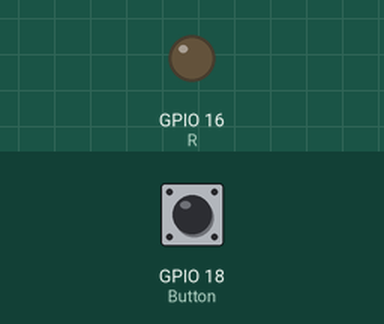
This program was run on a simulated Raspberry Pi (BCM pin numbers). Parts: output pins drawn as LEDs (lit = HIGH). The inputs (shaded band) are chosen by the test bench; at power-on: GPIO 18 (Button) HIGH.

Above: at 1.2 s.
1.3 s: GPIO 18 (Button) pulled LOW for 0.15 s
At 2.5 s:
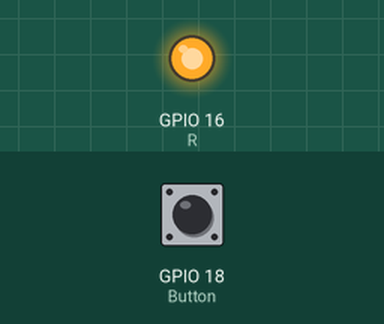
Timing chart, 0 to 4.3 s (numbered marks = the images above; inputs shaded):
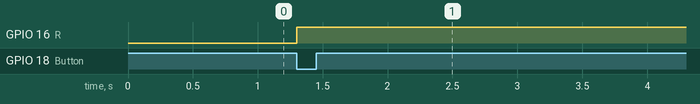

The program:

restart_shutdown.py
```python
#!/usr/bin/env python2.7
import RPi.GPIO as GPIO
from time import sleep
from subprocess import call

Button=18
GPIO.setmode(GPIO.BCM)
GPIO.setwarnings(False)
GPIO.setup(Button,GPIO.IN,pull_up_down=GPIO.PUD_UP) #action button
GPIO.setup(16, GPIO.OUT, initial=GPIO.LOW)
R = GPIO.PWM(16, 100)

def action(Button):
 R.start(100)
 timer = 0
 while True:
  if (GPIO.input(Button) == False):
   timer += 1
  else:
   if (timer > 5):
    call(['sudo shutdown -h now'], shell=True)
   elif (timer > 2):
    call(['sudo shutdown -r now'], shell=True)
   timer = 0
  sleep(1)

GPIO.add_event_detect(Button,GPIO.FALLING,callback=action,bouncetime=200)

try:
 while True:
  sleep (2)

except KeyboardInterrupt:
 print ("Quit")
 GPIO.cleanup()
```

Measured:
- after the input at 1.3 s, GPIO 16 (R): LOW → HIGH at once
